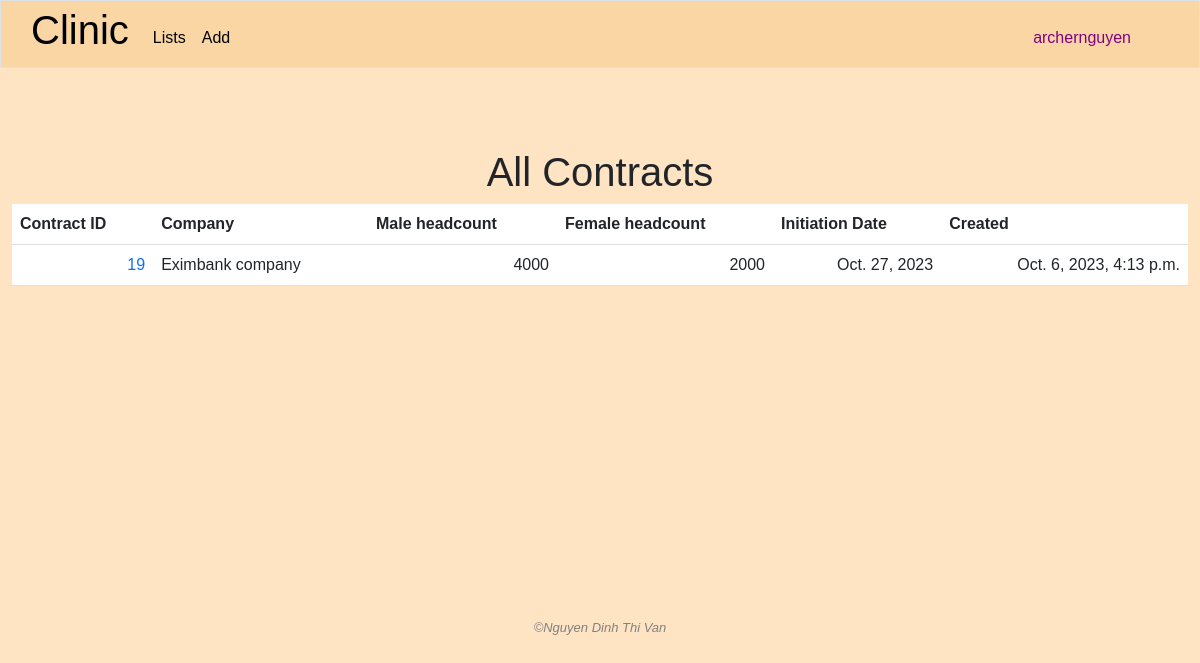
The page /all_contracts (signed in) on the database as committed earlier.
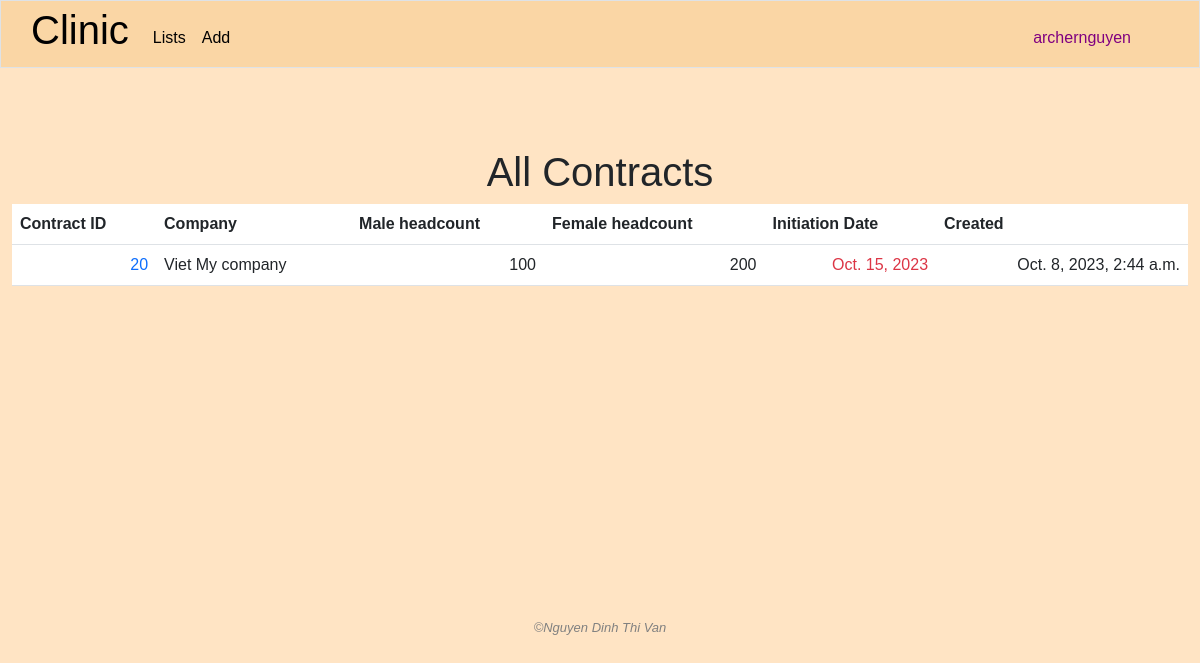
The same page on the database as committed later.
### clinic/models.py (models this page shows, shortened)
class User(AbstractUser):
    class Level(models.IntegerChoices):
        LOW = 1
        MIDDLE = 2
        TOP = 3
    management_right_level = models.IntegerField(choices=Level.choices, blank=True, null=True)

class Contract(models.Model):
    client = models.ForeignKey(Company, on_delete=models.CASCADE, related_name='contracts')
    services = models.ManyToManyField(Service, related_name='contracts')
    male_headcount = models.IntegerField()
    female_headcount = models.IntegerField()
    total_value = models.IntegerField(blank=True, null=True)
    discount = models.DecimalField(max_digits=5, decimal_places=2, default=0.00)
    revenue = models.IntegerField(blank=True, null=True)
    initiation_date = models.DateField(blank=True, null=True)
    created = models.DateTimeField(auto_now_add=True)
    created_by = models.ForeignKey(User, on_delete=models.SET_NULL, blank=True, null=True, related_name='contracts_added')
    pdf_file = models.FileField(upload_to='uploaded_files/', blank=True, null=True)
    archived = models.BooleanField(default=False)
    archived_date = models.DateTimeField(blank=True, null=True)
    archived_by = models.ForeignKey(User, on_delete=models.SET_NULL, blank=True, null=True, related_name="archived_contracts")

class Company(models.Model):
    name = models.CharField(max_length=255)
    industry = models.CharField(max_length=255)
    address = models.TextField()
    male_headcount = models.IntegerField()
    female_headcount = models.IntegerField()
    created_by = models.ForeignKey(User, on_delete=models.SET_NULL, blank=True, null=True, related_name="add_companies")
    modified_by = models.ForeignKey(User, on_delete=models.SET_NULL, blank=True, null=True, related_name="modified_companies")
    def __str__(self):
        return f"{self.name} company"

### clinic/views.py (the view)
# urls.py: path('all_contracts', views.all_contracts, name="all_contracts"),
@login_required
def all_contracts(request):
    contracts = Contract.objects.filter(archived=False).order_by('initiation_date')
    today = date.today()
    for contract in contracts:
        if days_between(str(today), str(contract.initiation_date)) <= 10:
            contract.in_within_10_days = True
        else:
            contract.in_within_10_days = False
    return render(request, "clinic/contracts.html", {
        "contracts": contracts,
        "today": today
    })

### clinic/helpers.py (called while the page is built)
def days_between(d1, d2):
    d1 = datetime.strptime(d1, '%Y-%m-%d')
    d2 = datetime.strptime(d2, '%Y-%m-%d')
    return (d2 - d1).days

### clinic/templates/clinic/contracts.html (shortened to what this page needs)
{% extends "clinic/layout.html" %}
{% load static %}
{% block main %}
    <h1 class="text-center">All Contracts</h1>
    <div class="container-fluid">
        <table class="table table-hover">
            <thead>
                <tr>
                    <th>
                        Contract ID
                    </th>
                    <th>
                        Company
                    </th>
                    <th>
                        Male headcount
                    </th>
                    <th>
                        Female headcount
                    </th>
                    <th>
                        Initiation Date
                    </th>
                    <th>
                        Created
                    </th>
                </tr>
            </thead>
            <tbody>
                {% for contract in contracts %}
                    <tr>
                        <td class="text-end">
                            <a class="no-underline" href="{% url 'contract_detail' contract_id=contract.id %}">
                                {{ contract.id }}
                            </a>
                        </td>
                        <td>{{ contract.client }}</td>
                        <td class="text-end">{{ contract.male_headcount }}</td>
                        <td class="text-end">{{ contract.female_headcount }}</td>
                        <td class="text-end {% if contract.in_within_10_days %} text-danger {% endif %}">{{ contract.initiation_date }}</td>
                        <td class="text-end">{{ contract.created }}</td>
                    </tr>
                {% endfor %}
            </tbody>
        </table>
    </div>
{% endblock %}

### clinic/templates/clinic/layout.html (shortened to what this page needs)
{% load static %}
<!DOCTYPE html>
<html lang="en">
    <head>
        <link rel="stylesheet" href="https://cdnjs.cloudflare.com/ajax/libs/font-awesome/4.7.0/css/font-awesome.min.css">
        <link rel="stylesheet" href="{% static 'clinic/bootstrap.css' %}">
        <link rel="stylesheet" href="{% static 'clinic/styles.css' %}">
    </head>
    <body>
        <nav class="navbar navbar-expand-lg navbar-custom border">
            <a class="navbar-brand" href="{% url 'index' %}"><span><h1>Clinic</h1></span></a>
            <div class="collapse navbar-collapse" id="navbar">
                <ul class="navbar-nav me-auto mt-2">
                    <li class="nav-item">
                        <div class="dropdown">
                            <button class="nav-link active" type="button" id="dropdownMenuButton3" data-bs-toggle="dropdown" aria-expanded="false">
                                Lists
                            </button>
                        </div>
                    </li>
                    {% if user.is_authenticated %}
                        <li class="nav-item" id="adding-items">
                            <div class="dropdown">
                                <button class="nav-link active" type="button" id="dropdownMenuButton1" data-bs-toggle="dropdown" aria-expanded="false">
                                    Add
                                </button>
                            </div>
                        </li>
                    {% endif %}
                </ul>
                <ul class="navbar-nav ms-auto mt-2">
                    {% if user.is_authenticated %}
                        <li class="nav-item">
                            <div class="dropdown">
                                <button class="nav-link active" style="color: purple;" type="button" id="dropdownMenuButton2" data-bs-toggle="dropdown" aria-expanded="false">
                                    {{ user.username }}
                                </button>
                            </div>
                        </li>
                    {% else %}
                        <li class="nav-item">
                            <a class="nav-link active" href="{% url 'login' %}">
                                Log in
                            </a>
                        </li>
                    {% endif %}
                </ul>
            </div>
        </nav>
        <main>{% block main %}{% endblock %}</main>
        <footer class="text-center">
            &#169;Nguyen Dinh Thi Van
        </footer>
    </body>
</html>

### clinic/static/clinic/styles.css (style rules this page uses)
body { font-family: sans-serif; }
body { color: auto; background-color: bisque; }
main { min-height: 40vh; }
footer { margin-top: 150px; font-family: sans-serif; font-size: 13px; font-style: italic; color: grey; }
.navbar-custom { padding: 0 60px 0 30px; background: #FAD6A5; margin-bottom: 30px; }
.container-fluid { display: flex; justify-content: center; align-items: center; }
td { padding: .5em; color: orange; }
.no-underline { text-decoration: none; }

Rows that differ between the two databases and show on the page:
removed Contract: id "19", client "Eximbank company", male_headcount "4000", female_headcount "2000", initiation_date "Oct. 27, 2023", created "Oct. 6, 2023, 4:13 p.m."
added Contract: id "20", client "Viet My company", male_headcount "100", female_headcount "200", initiation_date "Oct. 15, 2023", created "Oct. 8, 2023, 2:44 a.m."
